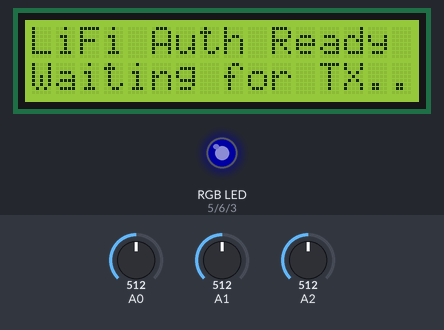
The sketch below on a simulated Arduino Uno, built with avr-gcc and run on an emulated ATmega328P. Shown: 16×2 character LCD, an RGB LED mixed from three pins (HIGH = lit). Inputs (shaded band) come from the test bench; at power-on: A0 = 512, A1 = 512, A2 = 512. Dim RGB values are drawn brighter than linear; what the sketch prints to the serial monitor is not drawn.

Above: at 2.8 s.
2.9 s: A0 set to 315
5.1 s: A0 set to 286
At 6.6 s:
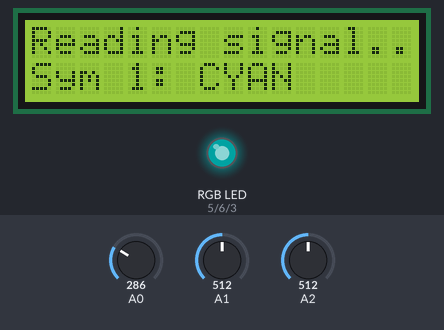
8.1 s: A0 set to 306
At 8.51 s:
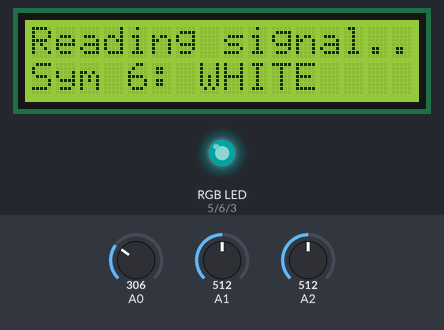
At 12.1 s:
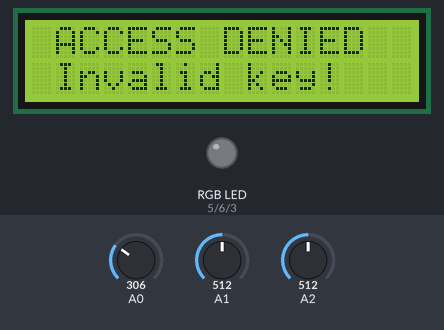
Timing chart, 0 to 14.1 s (numbered marks = the images above; inputs shaded):
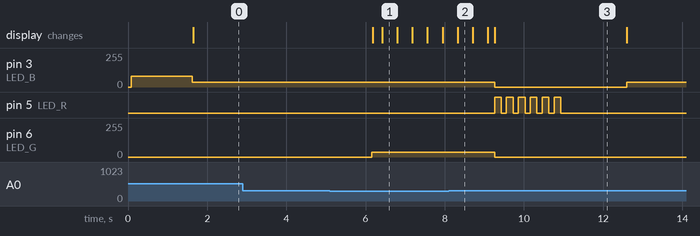

Measured:
- the behaviour switches between 300 and 299 on A0 (found by bisection; images 0 and 1)
- after the input at 2.9 s, every drawn part: stays the same
- after the input at 5.1 s, pin 6 (LED_G): 0/255 → 35/255 after 1.1 s; the display: first changes after 1.1 s (image 1 shows a later state)
- after the input at 8.1 s, pin 6 (LED_G): goes on until 9.3 s, then stays 0/255; the display: changes after 0.23 s (image 2)
- by itself, pin 5 (LED_R): alternates HIGH for 0.17 s and LOW for 0.13 s, 12 changes in all, then stays LOW

The sketch:

Receiver.ino
```cpp
   /*=========================================================
   LiFi Auth  —  RECEIVER v4.5  TIMING FIX
   Root cause: fixed delay() per symbol caused drift.
   Fix: absolute timestamp locks each symbol to 380ms grid.
   TX D9(R)→A0  D10(G)→A1  D11(B)→A2  GND→GND
   LCD I2C: SDA→A4  SCL→A5
   Status LED: R→D5  G→D6  B→D3  (all PWM)
   ========================================================= */

#include <LiquidCrystal_I2C.h>

// ── Signal input pins ──────────────────────────────────
#define SIG_R      A0
#define SIG_G      A1
#define SIG_B      A2
#define THRESHOLD  300

// ── Status RGB LED pins (all PWM-capable) ─────────────
#define LED_R      5
#define LED_G      6
#define LED_B      3

// ── TX timing constants (must match TX exactly) ────────
#define SYMBOL_MS       300
#define GAP_MS           80
#define SYMBOL_PERIOD   (SYMBOL_MS + GAP_MS)  // = 380ms
#define START_FLASH_ON  150
#define START_FLASH_OFF 100
#define POST_START_MS   300
// Time from flash#1 RISING EDGE to symbol#1 RISING EDGE:
// 3 × (ON+OFF) + POST_START = 3×250 + 300 = 1050ms
#define TRISE_TO_DATA   1050
#define PASS_LEN           8

LiquidCrystal_I2C lcd(0x27, 16, 2);
// Change 0x27 to 0x3F if your I2C scanner shows 0x3F

const char  STORED[]  = "LIFI2024";
const char* CNAME[]   = {
  "RED","GREEN","BLUE","YELLOW",
  "CYAN","MAGENTA","WHITE","VIOLET"
};
int storedSeq[PASS_LEN];

const int RGB_TO_IDX[8] = {
  -1,  // 000 → no signal
   2,  // 001 → B only     → BLUE    (index 2)
   1,  // 010 → G only     → GREEN   (index 1)
   4,  // 011 → G+B        → CYAN    (index 4)
   0,  // 100 → R only     → RED     (index 0)
   5,  // 101 → R+B        → MAGENTA (index 5)
   3,  // 110 → R+G        → YELLOW  (index 3)
   6,  // 111 → R+G+B      → WHITE   (index 6)
};
// ── LED control ────────────────────────────────────────
void setLED(int r, int g, int b) {
  analogWrite(LED_R, r);
  analogWrite(LED_G, g);
  analogWrite(LED_B, b);
}
void ledOff()     { setLED(0,   0,   0); }
void ledIdle()    { setLED(0,   0,  35); }  // dim blue
void ledReading() { setLED(0,  35,  35); }  // dim cyan
void ledGrant()   { setLED(0, 255,   0); }  // solid green

int charIdx(char c) { return (int)c % 8; }

void buildStored() {
  for (int i = 0; i < PASS_LEN; i++)
    storedSeq[i] = charIdx(STORED[i]);
}

// ── ADC read with mux settling ─────────────────────────
int readCh(int pin) {
  analogRead(pin);           // dummy read — discharge mux
  delayMicroseconds(300);
  return analogRead(pin);
}

bool anyHigh() {
  return readCh(SIG_R) > THRESHOLD ||
         readCh(SIG_G) > THRESHOLD ||
         readCh(SIG_B) > THRESHOLD;
}

bool isCyan() {
  return readCh(SIG_R) < THRESHOLD &&
         readCh(SIG_G) > THRESHOLD &&
         readCh(SIG_B) > THRESHOLD;
}

int readIdxWindowed(int windowMs) {
  int rV = 0, gV = 0, bV = 0, n = 0;
  unsigned long t = millis();
  while (millis() - t < (unsigned long)windowMs) {
    if (readCh(SIG_R) > THRESHOLD) rV++;
    if (readCh(SIG_G) > THRESHOLD) gV++;
    if (readCh(SIG_B) > THRESHOLD) bV++;
    n++;
  }
  if (n == 0) return -1;
  // Majority: >50% of reads must be HIGH for channel = ON
  int bits = ((rV * 2 > n) ? 4 : 0) |
             ((gV * 2 > n) ? 2 : 0) |
             ((bV * 2 > n) ? 1 : 0);
  return RGB_TO_IDX[bits];
}

// ── START marker detection ─────────────────────────────
// Waits for CYAN (G+B high, R low) = start of flash #1.
// Returns true with millis() timestamped at flash#1 rise.
bool waitStart() {
  unsigned long t = millis();
  while (millis() - t < 10000) {
    if (isCyan()) {
      delay(20);          // confirm not a glitch
      if (isCyan()) {
        Serial.println("[RX] Flash#1 rising edge detected.");
        return true;
      }
    }
    delayMicroseconds(500);
  }
  return false;
}

bool ctCompare(int* a, int* b, int len) {
  int diff = 0;
  for (int i = 0; i < len; i++) diff |= (a[i] ^ b[i]);
  return diff == 0;
}

void showIdleScreen() {
  lcd.clear();
  lcd.setCursor(0, 0); lcd.print("LiFi Auth Ready");
  lcd.setCursor(0, 1); lcd.print("Waiting for TX..");
  ledIdle();
}

void grantAccess() {
  Serial.println("[RX] *** ACCESS GRANTED ***");
  lcd.clear();
  lcd.setCursor(0, 0); lcd.print(" ACCESS GRANTED ");
  lcd.setCursor(0, 1); lcd.print("  Welcome! :)   ");
  ledGrant();
  delay(3000);
  ledOff();
}

void denyAccess() {
  Serial.println("[RX] *** ACCESS DENIED ***");
  lcd.clear();
  lcd.setCursor(0, 0); lcd.print(" ACCESS DENIED  ");
  lcd.setCursor(0, 1); lcd.print(" Invalid key!   ");
  for (int i = 0; i < 6; i++) {
    setLED(255, 0, 0); delay(170);
    ledOff();          delay(130);
  }
  delay(1000);
}

void showProgress(int s, int idx) {
  lcd.setCursor(0, 0); lcd.print("Reading signal..");
  // Guard: idx can be -1 if no signal during window
  const char* name = (idx >= 0 && idx <= 7) ? CNAME[idx] : "???";
  String line = "Sym " + String(s + 1) + ": " + String(name);
  while (line.length() < 16) line += " ";
  lcd.setCursor(0, 1); lcd.print(line);
}

void setup() {
  pinMode(LED_R, OUTPUT);
  pinMode(LED_G, OUTPUT);
  pinMode(LED_B, OUTPUT);
  ledOff();
  Serial.begin(9600);
  lcd.init();
  lcd.backlight();
  lcd.setCursor(0, 0); lcd.print("LiFi Auth");
  lcd.setCursor(0, 1); lcd.print("Waiting for Tx");
  setLED(0, 0, 80);
  delay(1500);
  buildStored();
  showIdleScreen();
  Serial.println("[RX] Li-Fi Ready");
}

void loop() {
  showIdleScreen();

  // ── Phase 1: detect start marker ──────────────────────
  if (!waitStart()) {
    Serial.println("[RX] Timeout. Retrying.");
    return;
  }

  // ── Phase 2: deterministic sync ───────────────────────
  // waitStart() returns at flash#1 RISING EDGE.
  // From there, symbol#1 rising edge is EXACTLY 1050ms later.
  // Subtract the 20ms glitch-confirm delay inside waitStart().
  delay(TRISE_TO_DATA - 20);

  ledReading();
  lcd.clear();
  lcd.setCursor(0, 0); lcd.print("Reading signal..");
  Serial.println("[RX] Synced. Reading symbols...");

  int  received[PASS_LEN];
  bool readOk = true;

  for (int i = 0; i < PASS_LEN; i++) {

    // ── Wait for rising edge (up to 80ms slip) ──────────
    unsigned long tEdge = millis();
    while (!anyHigh() && millis() - tEdge < 80);

    if (!anyHigh()) {
      Serial.print("[RX] Timeout waiting for symbol ");
      Serial.println(i + 1);
      readOk = false;
      break;
    }

    // ── ABSOLUTE TIMESTAMP ───────────────────────────────
    // Record when THIS symbol's rising edge was detected.
    // All subsequent delays for this symbol are calculated
    // relative to this timestamp — NOT accumulated from
    // previous symbols. This is what prevents drift.
    unsigned long symbolStart = millis();

    // ── Settle 50ms from rising edge, sample 160ms ──────
    delay(50);
    received[i] = readIdxWindowed(160);

    // ── Guard against -1 (no signal detected in window) ─
    // If -1, we were in a gap — mark as wrong but continue
    int safeIdx = (received[i] >= 0) ? received[i] : 0;
    received[i] = safeIdx;

    showProgress(i, received[i]);
    Serial.print("[RX] Symbol "); Serial.print(i + 1);
    Serial.print(": "); Serial.println(CNAME[received[i]]);

    // ── ABSOLUTE WAIT — THE KEY FIX ─────────────────────
    // Calculate exactly how many ms remain until the next
    // symbol's rising edge, based on symbolStart.
    // No matter how long readIdxWindowed() took, this always
    // arrives at the same point in the TX timing grid.
    long elapsed  = (long)(millis() - symbolStart);
    long toWait   = (long)SYMBOL_PERIOD - elapsed;
    if (toWait > 0) delay((unsigned long)toWait);
    // If toWait <= 0, processing was slow — move on immediately.
    // The 80ms slip window in the next iteration catches this.
  }

  if (readOk && ctCompare(received, storedSeq, PASS_LEN))
    grantAccess();
  else
    denyAccess();

  delay(500);
  showIdleScreen();
}
```
